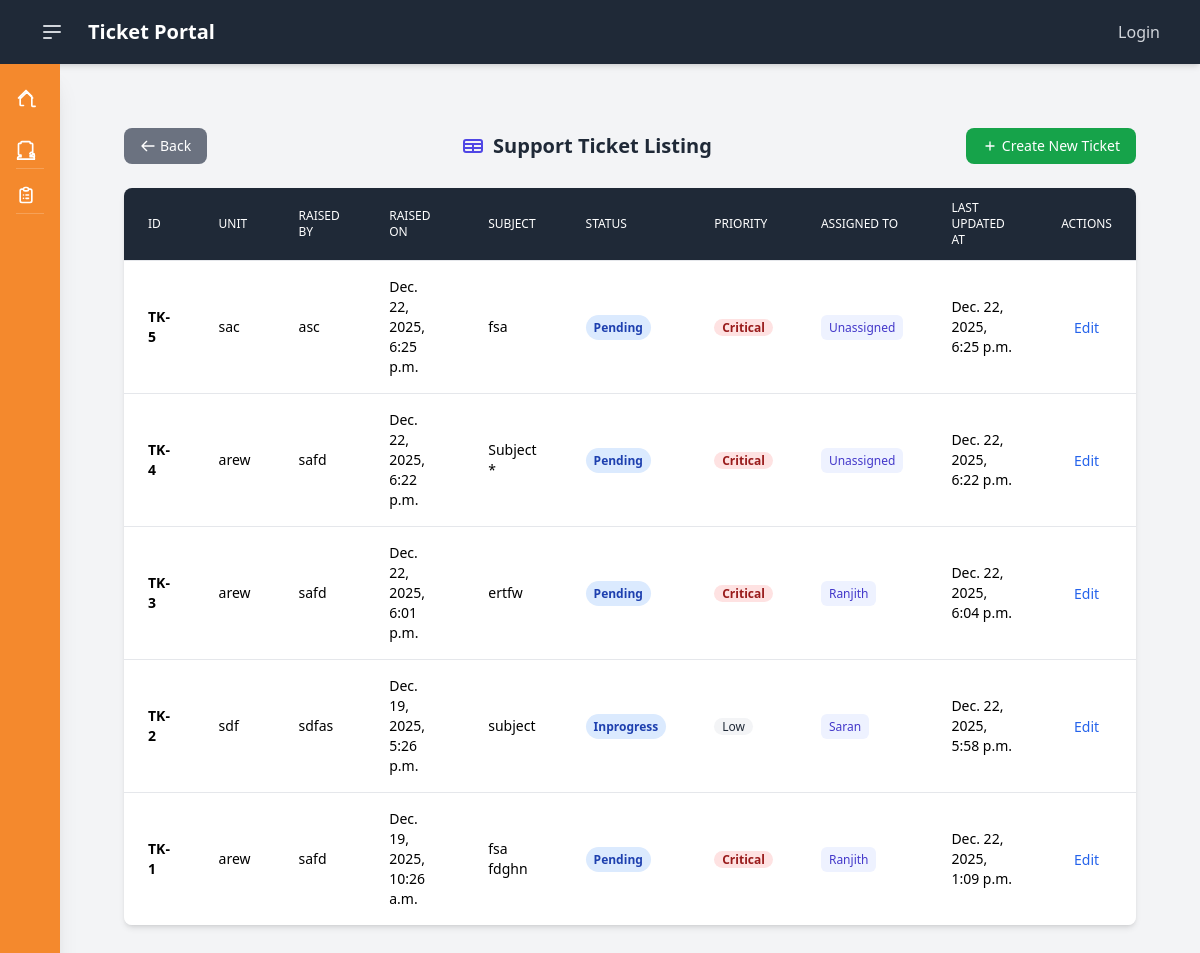
The page /tickets/ on the database its author committed.
### tickets/models.py (models this page shows)
class Tickets(models.Model):
    tk_id = models.AutoField(primary_key=True)
    tk_unit = models.CharField(max_length=15)
    tk_dept = models.CharField(max_length=30,verbose_name='Department',null=True)
    tk_category = models.CharField(max_length=2,choices=TICKET_CATEGORY_CHOICES,verbose_name='Ticket Category')
    tk_type = models.CharField(max_length=2,choices=TICKET_TYPE_CHOICES,verbose_name='Ticket Type')
    tk_priority = models.CharField(max_length=2,choices=TICKET_PRIORITY_CHOICES,verbose_name='Ticket Priority')
    tk_menu = models.CharField(max_length=25)
    tk_req_by = models.CharField(max_length=150) #name of the ticket raiser
    tk_req_phone = models.CharField(max_length=20, blank=True, null=False ,verbose_name='Contact Phone',help_text='Optional contact number, including country code (e.g., +1 555-123-4567).')
    tk_req_email =models.EmailField(verbose_name='Contact Email (Optional)', blank=True, null=True)
    tk_subject = models.CharField(max_length=250)
    tk_description = models.TextField(blank=True, null=True)
    tk_incident_dt = models.DateField(verbose_name='Incident date',null=True,blank=True)
    tk_scrn_id = models.CharField(max_length=50,null=True,blank=True)
    tk_root_cause =models.CharField(max_length=255,null=True,blank=True)
    tk_attachment =models.FileField(upload_to='attachments/',null=True,blank=True)
    tk_rm_id = models.CharField(max_length=15,null=True,blank=True)
    tk_rm_dt = models.DateField(max_length=15,null=True,blank=True)
    tk_rm_assigned = models.CharField(max_length=50,null=True,blank=True)
    tk_rm_status = models.CharField(max_length=2,choices=TICKET_STATUS,default='P',verbose_name='Ticket Status',null=True)
    tk_err_class = models.CharField(max_length=2,choices=ERROR_TYPE,verbose_name='Error Classification',null=True,blank=True)
    tk_corrective_action = models.TextField(blank=True, null=True)
    tk_preventive_action = models.TextField(blank=True, null=True)
    tk_status = models.CharField(max_length=2,choices=TICKET_STATUS,default='P',verbose_name='Ticket Status',null=True)
    tk_assigned = models.CharField(max_length=3,choices=TICKET_ALLOCATED_PERSON,verbose_name='Ticket Assigned',null=True)  # ticket handeled by
    tk_created_at = models.DateTimeField(auto_now_add=True, verbose_name='Creation Date')
    tk_due_date = models.DateTimeField(verbose_name='Due Date', null=True, blank=True)
    tk_updated_at = models.DateTimeField(auto_now=True, verbose_name='Last Updated')

### tickets/views.py (the view)
# urls.py: path("", views.index, name='home'),
def index(request):
    all_tickets = Tickets.objects.all().order_by('-tk_created_at')
    context = {'tickets': all_tickets}
    return render(request, 'tickets/index.html', context)

### tickets/templates/tickets/index.html (shortened to what this page needs)
{% extends 'dashboard.html' %}
{% load static %}
{% block content %}
<div class="max-w-full mx-auto p-4 md:p-6 lg:p-8">
    <div class="flex justify-between items-center mb-6">
        <a href="#" onclick="history.back()" class="flex items-center space-x-1 py-2 px-4 text-sm font-medium text-white bg-gray-500 rounded-lg hover:bg-gray-600 transition duration-150">
            <svg class="w-4 h-4" fill="none" stroke="currentColor" viewBox="0 0 24 24" xmlns="http://www.w3.org/2000/svg"><path stroke-linecap="round" stroke-linejoin="round" stroke-width="2" d="M10 19l-7-7m0 0l7-7m-7 7h18"></path></svg>
            <span>Back</span>
        </a>
        <h5 class="text-xl font-semibold text-gray-800 flex items-center">
            <svg class="w-6 h-6 mr-2 text-indigo-600" fill="none" stroke="currentColor" viewBox="0 0 24 24" xmlns="http://www.w3.org/2000/svg"><path stroke-linecap="round" stroke-linejoin="round" stroke-width="2" d="M3 10h18M3 14h18m-9-4v8m-7 0h14a2 2 0 002-2V8a2 2 0 00-2-2H5a2 2 0 00-2 2v8a2 2 0 002 2z"></path></svg>
            Support Ticket Listing
        </h5>
        <a href="{% url 'tickets:create' %}" class="flex items-center space-x-1 py-2 px-4 text-sm font-medium text-white bg-green-600 rounded-lg hover:bg-green-700 transition duration-150">
            <svg class="w-4 h-4" fill="none" stroke="currentColor" viewBox="0 0 24 24" xmlns="http://www.w3.org/2000/svg"><path stroke-linecap="round" stroke-linejoin="round" stroke-width="2" d="M12 6v6m0 0v6m0-6h6m-6 0H6"></path></svg>
            <span>Create New Ticket</span>
        </a>
    </div>
    <div class="overflow-x-auto shadow-md rounded-lg">
        <table class="min-w-full divide-y divide-gray-200">
            <thead class="bg-gray-800 text-white">
                <tr>
                    <th class="px-6 py-3 text-left text-xs font-medium uppercase">ID</th>
                    <th class="px-6 py-3 text-left text-xs font-medium uppercase">Unit</th>
                    <th class="px-6 py-3 text-left text-xs font-medium uppercase">Raised by</th>
                    <th class="px-6 py-3 text-left text-xs font-medium uppercase">Raised On</th>
                    <th class="px-6 py-3 text-left text-xs font-medium uppercase">Subject</th>
                    <th class="px-6 py-3 text-left text-xs font-medium uppercase">Status</th>
                    <th class="px-6 py-3 text-left text-xs font-medium uppercase">Priority</th>
                    <th class="px-6 py-3 text-left text-xs font-medium uppercase">Assigned To</th>
                    <th class="px-6 py-3 text-left text-xs font-medium uppercase">Last Updated At</th>
                    <th class="px-6 py-3 text-center text-xs font-medium uppercase">Actions</th>
                </tr>
            </thead>
            <tbody class="bg-white divide-y divide-gray-200">
                {% for ticket in tickets %}
                <tr>
                    <td class="px-6 py-4 text-sm font-bold">TK-{{ ticket.tk_id }}</td>
                    <td class="px-6 py-4 text-sm">{{ticket.tk_unit}}</td>
                    <td class="px-6 py-4 text-sm">{{ticket.tk_req_by}}</td>
                    <td class="px-6 py-4 text-sm">{{ ticket.tk_created_at }}</td>
                    <td class="px-6 py-4 text-sm">{{ ticket.tk_subject|truncatechars:30 }}</td>
                    <td class="px-6 py-4 text-sm">
                        <span class="px-2 py-1 rounded-full text-xs font-semibold
                            {% if ticket.tk_status == 'C' %}bg-green-100 text-green-800{% else %}bg-blue-100 text-blue-800{% endif %}">
                            {{ ticket.get_tk_status_display }}
                        </span>
                    </td>
                    <td class="px-6 py-4 text-sm">
                        {% if ticket.tk_priority == 'CR' %}
                            <span class="px-2 bg-red-100 text-red-800 rounded-full text-xs font-bold">Critical</span>
                        {% else %}
                            <span class="px-2 bg-gray-100 text-gray-800 rounded-full text-xs">{{ ticket.get_tk_priority_display }}</span>
                        {% endif %}
                    </td>
                    <td class="px-6 py-4 text-sm">
                        <span class="px-2 py-1 bg-indigo-50 text-indigo-700 rounded-md text-xs font-medium">
                            {{ ticket.get_tk_assigned_display|default:"Unassigned" }}
                        </span>
                    </td>
                    <td class="px-6 py-4 text-sm">{{ ticket.tk_updated_at }}</td>
                    <td class="px-6 py-4 text-center">
                        <a href="{% url 'tickets:edit' ticket.pk %}" class="text-blue-600 hover:underline text-sm font-medium">Edit</a>
                    </td>
                </tr>
                {% empty %}
                <tr><td colspan="6" class="p-10 text-center text-gray-500">No tickets found.</td></tr>
                {% endfor %}
            </tbody>
        </table>
    </div>
</div>
{% endblock %}

### templates/dashboard.html (shortened to what this page needs)
{% load static %}
<!DOCTYPE html>
<html lang="en">
<head>
    <script src="https://cdn.tailwindcss.com"></script>
</head>
<body class="bg-gray-100">
    <header>
        <nav class="bg-gray-800 text-white shadow-md">
            <div class="max-w-full mx-auto px-4 sm:px-6 lg:px-8 py-3 flex items-center justify-between">
                <div class="flex items-center">
                    <button id="sidebarToggle" class="mr-4 p-2 text-gray-300 hover:text-white hover:bg-gray-700 rounded transition duration-150">
                        <svg class="w-6 h-6" fill="none" stroke="currentColor" viewBox="0 0 24 24" xmlns="http://www.w3.org/2000/svg"><path stroke-linecap="round" stroke-linejoin="round" stroke-width="2" d="M4 6h16M4 12h16M4 18h7"></path></svg>
                    </button>
                    <a class="text-xl font-bold" href="{% url 'dashboard' %}">Ticket Portal</a>
                </div>
                <div>
                    {% if user.is_authenticated %}
                        <div class="relative">
                            <button id="userMenuButton" type="button"
                                    class="flex items-center p-2 text-sm font-medium text-gray-300 hover:text-white hover:bg-gray-700 rounded transition duration-150"
                                    aria-expanded="false"
                                    aria-haspopup="true">
                                <svg class="w-5 h-5 mr-2" fill="none" stroke="currentColor" viewBox="0 0 24 24" xmlns="http://www.w3.org/2000/svg"><path stroke-linecap="round" stroke-linejoin="round" stroke-width="2" d="M16 7a4 4 0 11-8 0 4 4 0 018 0zM12 14a7 7 0 00-7 7h14a7 7 0 00-7-7z"></path></svg>
                               <span>Welcome, <b>{{ user.username|upper }}</b></span>
                                <svg class="w-4 h-4 ml-2" fill="none" stroke="currentColor" viewBox="0 0 24 24" xmlns="http://www.w3.org/2000/svg"><path stroke-linecap="round" stroke-linejoin="round" stroke-width="2" d="M19 9l-7 7-7-7"></path></svg>
                            </button>
                            <div id="userMenuDropdown" class="origin-top-right absolute right-0 mt-2 w-48 rounded-md shadow-lg bg-white ring-1 ring-black ring-opacity-5 focus:outline-none hidden z-50" role="menu" aria-orientation="vertical" aria-labelledby="userMenuButton" tabindex="-1">
                                <div class="py-1" role="none">
                                    <a href="#" class="block px-4 py-2 text-sm text-gray-700 hover:bg-gray-100" role="menuitem" tabindex="-1" id="menu-item-0">Your Profile</a>
                                   <form method="post" action="{% url 'logout' %}" class="inline">
                                        {% csrf_token %}
                                        <button type="submit"
                                                class="block w-full text-left px-4 py-2 text-sm text-gray-700 hover:bg-gray-100"
                                                role="menuitem"
                                                tabindex="-1">
                                            Sign out
                                        </button>
                                    </form>
                                </div>
                            </div>
                        </div>
                    {% else %}
                        <a href="{% url 'login' %}" class="p-2 text-gray-300 hover:text-white hover:bg-gray-700 rounded transition duration-150">
                            Login
                        </a>
                    {% endif %}
                </div>
            </div>
        </nav>
    </header>
    <div class="flex min-h-screen">
        <aside id="sidebar" class="w-16 sidebar-icon-mode bg-custom-orange text-white flex flex-col p-4 shadow-xl transition-all duration-300 ease-in-out">
            <h5 class="mb-4 mt-2 group relative">
                <a class="text-white hover:text-gray-200 text-lg font-semibold flex items-center" href="{% url 'dashboard' %}">
                    <svg class="w-5 h-5 mr-2 flex-shrink-0" fill="none" stroke="currentColor" viewBox="0 0 24 24" xmlns="http://www.w3.org/2000/svg"><path stroke-linecap="round" stroke-linejoin="round" stroke-width="2" d="M3 12l2-2m0 0l7-7 7 7M5 10v10a1 1 0 001 1h3m10-10v10a1 1 0 001 1h3m-3-10l-7-7-7 7"></path></svg>
                </a>
            </h5>
            <div id="sidebarAccordion" class="w-full">
                <div class="border-b border-white/20 mt-2 group relative">
                    <button
                        class="w-full text-left py-2 px-0 text-white font-medium hover:bg-custom-orange-dark focus:outline-none transition-colors duration-200 flex items-center"
                        onclick="toggleCollapse('collapseEmployee')"
                        aria-expanded="false"
                        aria-controls="collapseEmployee"
                    >
                    </button>
                </div>
                <div class="border-b border-white/20 mt-2 group relative">
                    <button
                        class="w-full text-left py-2 px-0 text-white font-medium hover:bg-custom-orange-dark focus:outline-none transition-colors duration-200 flex items-center"
                        onclick="toggleCollapse('collapseReports')"
                        aria-expanded="false"
                        aria-controls="collapseReports"
                    >
                    </button>
                </div>
            </div>
        </aside>
        <main id="main-content" class="flex-grow p-8 transition-all duration-300 ease-in-out">
            {% block content %}{% endblock %}
        </main>
    </div>
</body>
</html>

### rows shown on the page
Tickets: tk_id "5", tk_unit "sac", tk_req_by "asc", tk_created_at "Dec. 22, 2025, 6:25 p.m.", tk_subject "fsa", tk_status "Pending", tk_priority "Critical", tk_assigned "Unassigned", tk_updated_at "Dec. 22, 2025, 6:25 p.m."
Tickets: tk_id "4", tk_unit "arew", tk_req_by "safd", tk_created_at "Dec. 22, 2025, 6:22 p.m.", tk_subject "Subject *", tk_status "Pending", tk_priority "Critical", tk_assigned "Unassigned", tk_updated_at "Dec. 22, 2025, 6:22 p.m."
Tickets: tk_id "3", tk_unit "arew", tk_req_by "safd", tk_created_at "Dec. 22, 2025, 6:01 p.m.", tk_subject "ertfw", tk_status "Pending", tk_priority "Critical", tk_assigned "Ranjith", tk_updated_at "Dec. 22, 2025, 6:04 p.m."
Tickets: tk_id "2", tk_unit "sdf", tk_req_by "sdfas", tk_created_at "Dec. 19, 2025, 5:26 p.m.", tk_subject "subject", tk_status "Inprogress", tk_priority "Low", tk_assigned "Saran", tk_updated_at "Dec. 22, 2025, 5:58 p.m."
Tickets: tk_id "1", tk_unit "arew", tk_req_by "safd", tk_created_at "Dec. 19, 2025, 10:26 a.m.", tk_subject "fsa fdghn", tk_status "Pending", tk_priority "Critical", tk_assigned "Ranjith", tk_updated_at "Dec. 22, 2025, 1:09 p.m."
